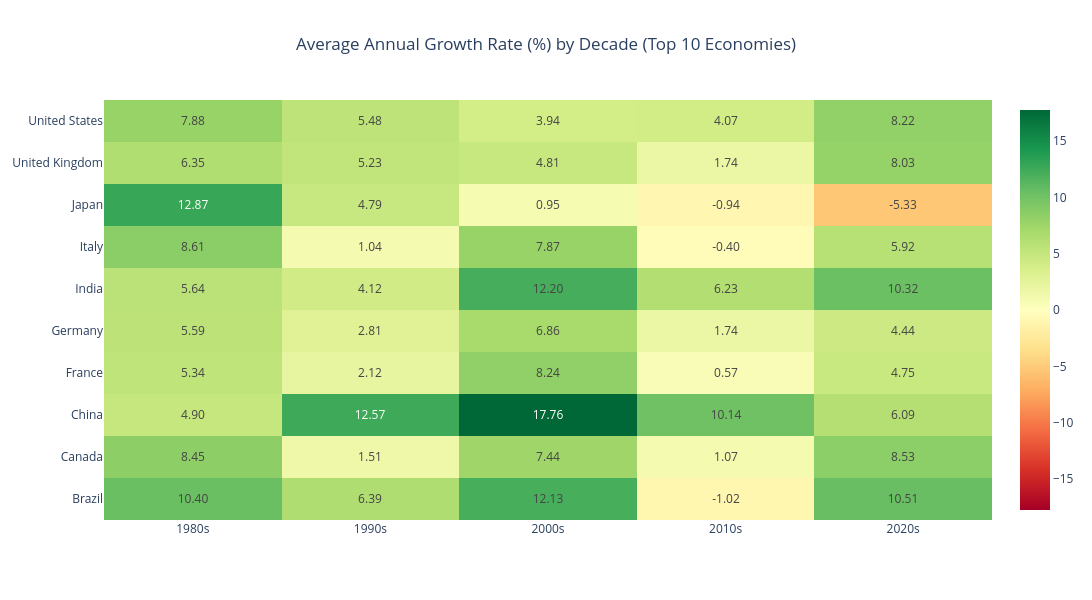

Notebook source saved alongside this figure:
### Markdown cell above
### Decade-Wise Growth Performance

### Code cell
import plotly.graph_objects as go

# Decade-wise Average Annual Growth Rate 
decades = {
    "1980s": [y for y in range(1980, 1990)],
    "1990s": [y for y in range(1990, 2000)],
    "2000s": [y for y in range(2000, 2010)],
    "2010s": [y for y in range(2010, 2020)],
    "2020s": [y for y in range(2020, 2025)]
}

decade_growth = pd.DataFrame()
decade_growth["Country"] = df_clean["Country"]

for label, years in decades.items():
    growth_rates = []
    for i in range(1, len(years)):
        y_curr, y_prev = years[i], years[i-1]
        rate = ((df_clean[y_curr] - df_clean[y_prev]) / df_clean[y_prev]) * 100
        growth_rates.append(rate)
    
    decade_growth[label] = pd.concat(growth_rates, axis=1).mean(axis=1)

# Heatmap data
top_10_names = df_clean.sort_values(2024, ascending=False).head(10)["Country"]
heatmap_data = decade_growth[decade_growth["Country"].isin(top_10_names)].set_index("Country")

# Plotly Heatmap
fig = go.Figure(data=go.Heatmap(
    z=heatmap_data.values,
    x=heatmap_data.columns,
    y=heatmap_data.index,
    colorscale='RdYlGn',
    zmid=0,
    text=[[f"{val:.2f}" for val in row] for row in heatmap_data.values],
    texttemplate="%{text}",
    colorbar=dict(title="")
))

fig.update_layout(
    title=dict(
        text="Average Annual Growth Rate (%) by Decade (Top 10 Economies)",
        x=0.5
    ),
    width=1200,
    height=600,
    template="plotly_white"
)

fig.show()

### Figure 1 — Plotly figure (JSON) as saved in the notebook; plotly's stock layout.template omitted (floating-point values rounded to 4 significant figures)
{"data": [{"colorbar": {"title": {"text": ""}}, "colorscale": [[0, "rgb(165,0,38)"], [0.1, "rgb(215,48,39)"], [0.2, "rgb(244,109,67)"], [0.3, "rgb(253,174,97)"], [0.4, "rgb(254,224,139)"], [0.5, "rgb(255,255,191)"], [0.6, "rgb(217,239,139)"], [0.7, "rgb(166,217,106)"], [0.8, "rgb(102,189,99)"], [0.9, "rgb(26,152,80)"], [1, "rgb(0,104,55)"]], "text": [["10.40", "6.39", "12.13", "-1.02", "10.51"], ["8.45", "1.51", "7.44", "1.07", "8.53"], ["4.90", "12.57", "17.76", "10.14", "6.09"], ["5.34", "2.12", "8.24", "0.57", "4.75"], ["5.59", "2.81", "6.86", "1.74", "4.44"], ["5.64", "4.12", "12.20", "6.23", "10.32"], ["8.61", "1.04", "7.87", "-0.40", "5.92"], ["12.87", "4.79", "0.95", "-0.94", "-5.33"], ["6.35", "5.23", "4.81", "1.74", "8.03"], ["7.88", "5.48", "3.94", "4.07", "8.22"]], "texttemplate": "%{text}", "type": "heatmap", "x": ["1980s", "1990s", "2000s", "2010s", "2020s"], "y": ["Brazil", "Canada", "China", "France", "Germany", "India", "Italy", "Japan", "United Kingdom", "United States"], "z": [[10.4, 6.389, 12.13, -1.016, 10.51], [8.455, 1.51, 7.443, 1.067, 8.531], [4.897, 12.57, 17.76, 10.14, 6.086], [5.336, 2.123, 8.245, 0.5711, 4.752], [5.587, 2.814, 6.862, 1.745, 4.444], [5.641, 4.122, 12.2, 6.23, 10.32], [8.61, 1.042, 7.874, -0.4008, 5.918], [12.87, 4.788, 0.9527, -0.9382, -5.326], [6.345, 5.226, 4.811, 1.738, 8.034], [7.878, 5.475, 3.944, 4.067, 8.225]], "zmid": 0}], "layout": {"height": 600, "title": {"text": "Average Annual Growth Rate (%) by Decade (Top 10 Economies)", "x": 0.5}, "width": 1200}}
